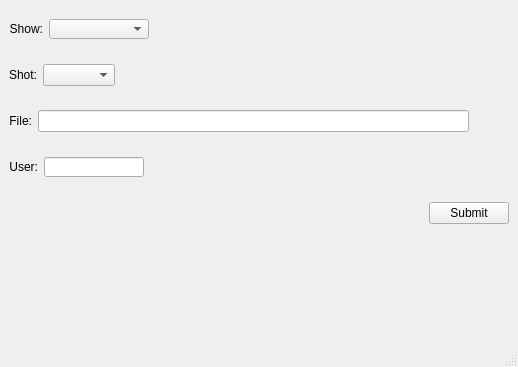
<?xml version="1.0" encoding="UTF-8"?>
<ui version="4.0">
 <class>submitAsset</class>
 <widget class="QMainWindow" name="submitAsset">
  <property name="geometry">
   <rect>
    <x>0</x>
    <y>0</y>
    <width>518</width>
    <height>367</height>
   </rect>
  </property>
  <property name="windowTitle">
   <string>submitAsset</string>
  </property>
  <property name="windowIcon">
   <iconset>
    <normaloff>../../../../../../Program Files/Nuke6.3v1/plugins/icons/NukeApp32.png</normaloff>../../../../../../Program Files/Nuke6.3v1/plugins/icons/NukeApp32.png</iconset>
  </property>
  <widget class="QWidget" name="centralwidget">
   <layout class="QHBoxLayout" name="horizontalLayout_6">
    <item>
     <layout class="QVBoxLayout" name="verticalLayout" stretch="0,0,0,0,0,1">
      <item>
       <layout class="QHBoxLayout" name="horizontalLayout" stretch="0,0,0">
        <item>
         <widget class="QLabel" name="label">
          <property name="text">
           <string>Show:</string>
          </property>
          <property name="alignment">
           <set>Qt::AlignRight|Qt::AlignTrailing|Qt::AlignVCenter</set>
          </property>
         </widget>
        </item>
        <item>
         <widget class="QComboBox" name="comboBox">
          <property name="sizePolicy">
           <sizepolicy hsizetype="Fixed" vsizetype="Fixed">
            <horstretch>0</horstretch>
            <verstretch>0</verstretch>
           </sizepolicy>
          </property>
          <property name="minimumSize">
           <size>
            <width>100</width>
            <height>20</height>
           </size>
          </property>
          <property name="maximumSize">
           <size>
            <width>100</width>
            <height>20</height>
           </size>
          </property>
         </widget>
        </item>
        <item>
         <spacer name="horizontalSpacer_2">
          <property name="orientation">
           <enum>Qt::Horizontal</enum>
          </property>
          <property name="sizeHint" stdset="0">
           <size>
            <width>40</width>
            <height>40</height>
           </size>
          </property>
         </spacer>
        </item>
       </layout>
      </item>
      <item>
       <layout class="QHBoxLayout" name="horizontalLayout_2" stretch="0,0,1">
        <item>
         <widget class="QLabel" name="label_2">
          <property name="text">
           <string>Shot:</string>
          </property>
          <property name="alignment">
           <set>Qt::AlignRight|Qt::AlignTrailing|Qt::AlignVCenter</set>
          </property>
         </widget>
        </item>
        <item>
         <widget class="QComboBox" name="comboBox_2"/>
        </item>
        <item>
         <spacer name="horizontalSpacer_3">
          <property name="orientation">
           <enum>Qt::Horizontal</enum>
          </property>
          <property name="sizeHint" stdset="0">
           <size>
            <width>40</width>
            <height>40</height>
           </size>
          </property>
         </spacer>
        </item>
       </layout>
      </item>
      <item>
       <layout class="QHBoxLayout" name="horizontalLayout_3" stretch="0,1,0">
        <item>
         <widget class="QLabel" name="label_3">
          <property name="text">
           <string>File:</string>
          </property>
          <property name="alignment">
           <set>Qt::AlignRight|Qt::AlignTrailing|Qt::AlignVCenter</set>
          </property>
         </widget>
        </item>
        <item>
         <widget class="QLineEdit" name="lineEdit"/>
        </item>
        <item>
         <spacer name="horizontalSpacer_5">
          <property name="orientation">
           <enum>Qt::Horizontal</enum>
          </property>
          <property name="sizeHint" stdset="0">
           <size>
            <width>40</width>
            <height>40</height>
           </size>
          </property>
         </spacer>
        </item>
       </layout>
      </item>
      <item>
       <layout class="QHBoxLayout" name="horizontalLayout_4" stretch="0,1,0">
        <item>
         <widget class="QLabel" name="label_4">
          <property name="text">
           <string>User:</string>
          </property>
          <property name="alignment">
           <set>Qt::AlignRight|Qt::AlignTrailing|Qt::AlignVCenter</set>
          </property>
         </widget>
        </item>
        <item>
         <widget class="QLineEdit" name="lineEdit_2">
          <property name="sizePolicy">
           <sizepolicy hsizetype="Fixed" vsizetype="Fixed">
            <horstretch>0</horstretch>
            <verstretch>0</verstretch>
           </sizepolicy>
          </property>
          <property name="minimumSize">
           <size>
            <width>100</width>
            <height>20</height>
           </size>
          </property>
          <property name="maximumSize">
           <size>
            <width>100</width>
            <height>20</height>
           </size>
          </property>
         </widget>
        </item>
        <item>
         <spacer name="horizontalSpacer_4">
          <property name="orientation">
           <enum>Qt::Horizontal</enum>
          </property>
          <property name="sizeHint" stdset="0">
           <size>
            <width>40</width>
            <height>40</height>
           </size>
          </property>
         </spacer>
        </item>
       </layout>
      </item>
      <item>
       <layout class="QHBoxLayout" name="horizontalLayout_5">
        <item>
         <spacer name="horizontalSpacer">
          <property name="orientation">
           <enum>Qt::Horizontal</enum>
          </property>
          <property name="sizeHint" stdset="0">
           <size>
            <width>40</width>
            <height>40</height>
           </size>
          </property>
         </spacer>
        </item>
        <item>
         <widget class="QPushButton" name="pushButton">
          <property name="text">
           <string>Submit</string>
          </property>
         </widget>
        </item>
       </layout>
      </item>
      <item>
       <spacer name="verticalSpacer">
        <property name="orientation">
         <enum>Qt::Vertical</enum>
        </property>
        <property name="sizeHint" stdset="0">
         <size>
          <width>20</width>
          <height>40</height>
         </size>
        </property>
       </spacer>
      </item>
     </layout>
    </item>
   </layout>
  </widget>
  <widget class="QMenuBar" name="menubar">
   <property name="geometry">
    <rect>
     <x>0</x>
     <y>0</y>
     <width>518</width>
     <height>18</height>
    </rect>
   </property>
  </widget>
  <widget class="QStatusBar" name="statusbar"/>
 </widget>
 <resources/>
 <connections/>
</ui>
